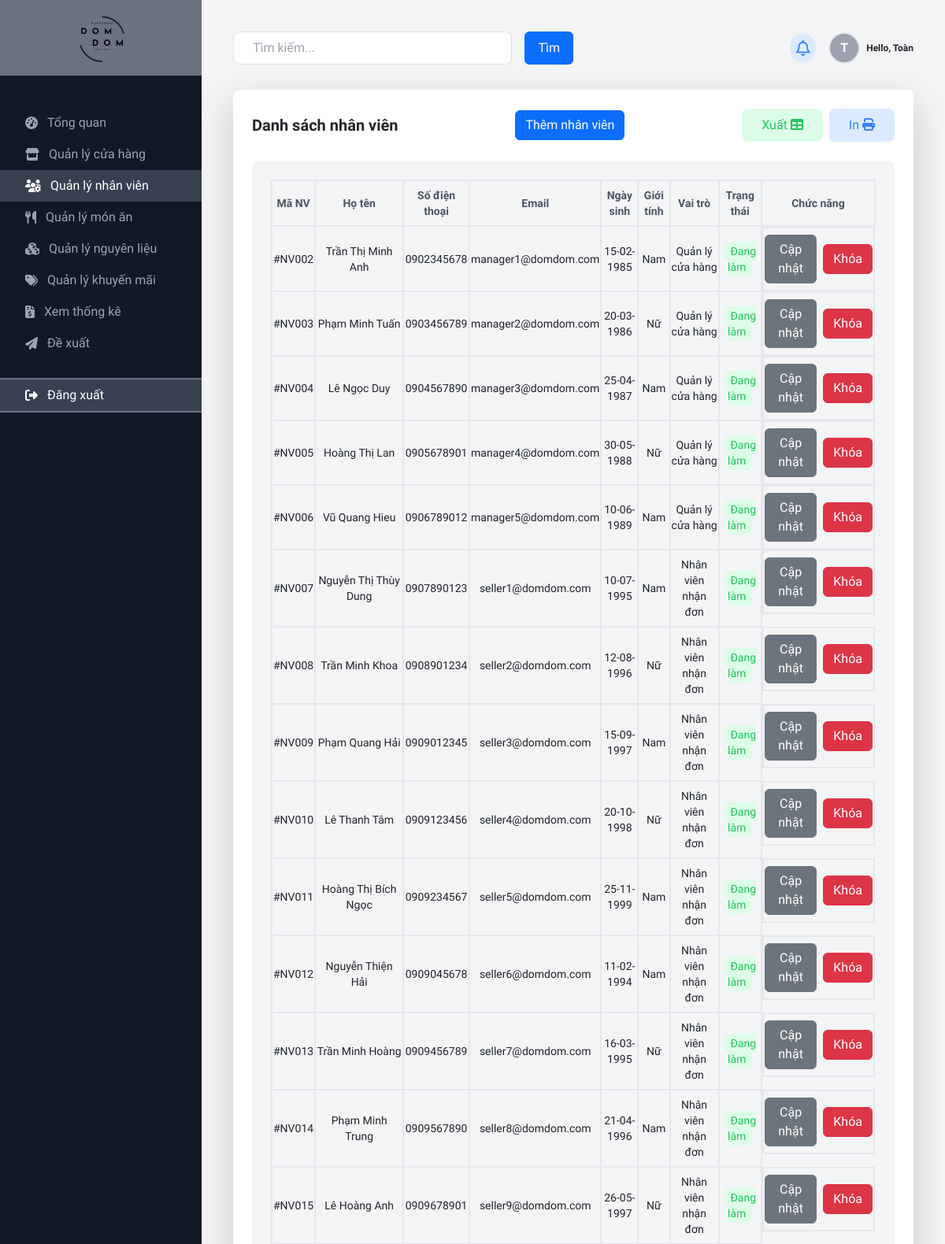
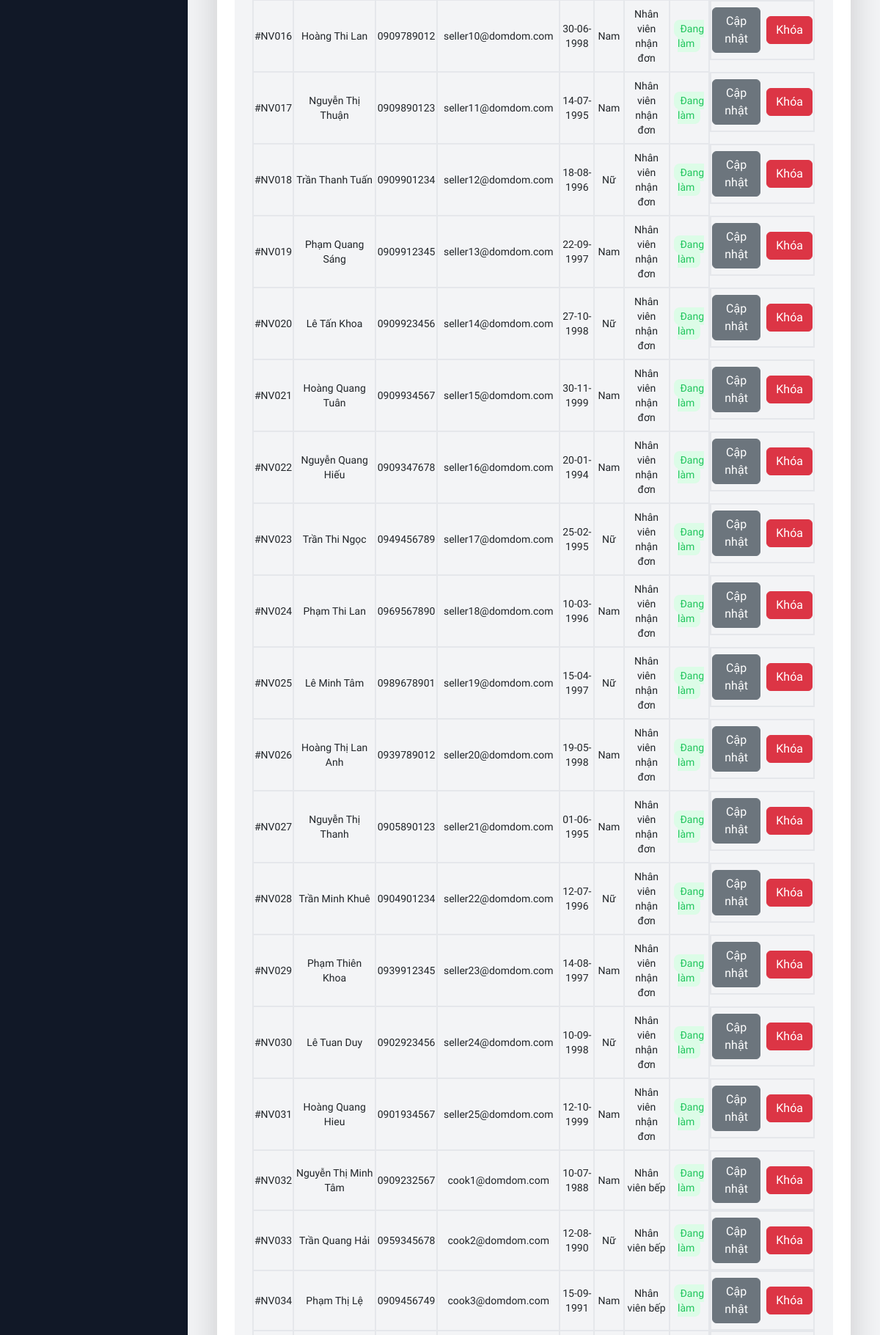
The page /view/page/admin/index.php?i=employee (signed in, upper part) on the database its author committed (2 pictures, top to bottom).
### tables this page shows
CREATE TABLE `user` (
  `userID` int(11) NOT NULL,
  `roleID` int(11) DEFAULT NULL,
  `userName` varchar(80) DEFAULT NULL,
  `email` varchar(50) DEFAULT NULL,
  `password` varchar(255) DEFAULT NULL,
  `dateBirth` date DEFAULT NULL,
  `sex` tinyint(1) DEFAULT NULL,
  `phoneNumber` varchar(20) DEFAULT NULL,
  `image` varchar(50) DEFAULT NULL,
  `storeID` int(11) NOT NULL,
  `status` int(11) DEFAULT 1
);

CREATE TABLE `role` (
  `roleID` int(11) NOT NULL,
  `roleName` varchar(50) DEFAULT NULL
);

### view/page/admin/employee/index.php (the view, shortened to what this page needs)
<div class="grid grid-cols-1 md:grid-cols-1 gap-6 mt-8">
    <div class="bg-white p-6 rounded-lg shadow-lg mb-6">
        <div class="flex justify-between items-center mb-4">
            <h2 class="text-xl font-semibold">
                Danh sách nhân viên
            </h2>
            <div class="flex items-center">
                <button type="submit" class="btn btn-primary" data-bs-toggle="modal" data-bs-target="#insertModal">Thêm nhân viên</button>
            </div>
            <div class="flex items-center">
                <button class="btn bg-green-100 text-green-500 py-2 px-4 rounded-lg mr-1 hover:bg-green-500 hover:text-white" id="export">Xuất <i class="fa-solid fa-table"></i></button>
                <button class="btn bg-blue-100 text-blue-500 py-2 px-4 rounded-lg ml-1 hover:bg-blue-500 hover:text-white" id="print">In <i class="fa-solid fa-print"></i></button>
            </div>
        </div>
        <div class="h-fit bg-gray-100 rounded-lg p-6">
            <form action="" method="POST">
                <table class="text-sm w-full text-center" id="table">
                    <thead>
                        <tr>
                            <th class="text-gray-600 border-2 py-2">Mã NV</th>
                            <th class="text-gray-600 border-2 py-2 w-28">Họ tên</th>
                            <th class="text-gray-600 border-2 py-2">Số điện thoại</th>
                            <th class="text-gray-600 border-2 py-2">Email</th>
                            <th class="text-gray-600 border-2 py-2">Ngày sinh</th>
                            <th class="text-gray-600 border-2 py-2">Giới tính</th>
                            <th class="text-gray-600 border-2 py-2">Vai trò</th>
                            <th class="text-gray-600 border-2 py-2">Trạng thái</th>
                            <th class="text-gray-600 border-2 py-2">Chức năng</th>
                        </tr>
                    </thead>
                    <tbody>
                        <?php
                        $sql = "SELECT * FROM `user` AS U JOIN `role` AS R ON U.roleID = R.roleID WHERE R.roleID IN (2, 3, 4)";
                        $result = $conn->query($sql);
                        while ($row = $result->fetch_assoc()) {
                                echo "
                                    <tr>
                                        <td class='py-2 border-2'>#NV0" . ($row["userID"] < 10 ? "0" . $row["userID"] : $row["userID"]) . "</td>
                                        <td class='py-2 border-2'>" . $row["userName"] . "</td>
                                        <td class='py-2 border-2'>" . $row["phoneNumber"] . "</td>
                                        <td class='py-2 border-2'>" . $row["email"] . "</td>
                                        <td class='py-2 border-2'>" . date("d-m-Y", strtotime($row["dateBirth"])) . "</td>
                                        <td class='py-2 border-2'>" . ($row["sex"] == 1 ? "Nam" : "Nữ") . "</td>
                                        <td class='py-2 border-2'>" . $row["roleName"] . "</td>
                                        <td class='py-2 border-2'><span class='bg-" . ($row["status"] == 1 ? "green" : "red") . "-100 text-" . ($row["status"] == 1 ? "green" : "red") . "-500 py-1 px-2 rounded-lg'>" . ($row["status"] == 1 ? "Đang làm" : "Đã nghỉ") . "</span></td>
                                        <td class='py-2 border-2 flex justify-center items-center'>
                                            <button class='btn btn-secondary mr-1' value='" . $row["userID"] . "' name='btncapnhat'>Cập nhật</button>
                                            <button class='btn btn-danger ml-1' name='btnkhoa' value='" . $row["status"] . "' onclick='this.form.userID.value=" . $row["userID"] . "'>" . ($row["status"] == 1 ? "Khóa" : "Mở") . "</button>
                                        </td>
                                    </tr>
                                    ";
                        }
                        ?>
                    </tbody>
                </table>
            </form>
        </div>
    </div>
</div>

### view/page/admin/index.php (shortened to what this page needs)
<html lang="en">
<head>
    <link href="../../css/all.css" rel="stylesheet" />
    <link href="../../css/bootstrap.min.css" rel="stylesheet">
    <script src="../../js/tailwindcss.js"></script>
</head>
<?php
$db = new Database();
$conn = $db->connect();
?>
<body class="bg-gray-900" style="scroll-behavior: smooth; font-family: 'Playwrite DE Grund', cursive;">
    <div class="flex flex-col md:flex-row" id="container">
        <div class=" w-full md:w-64" id="left">
            <div class="flex items-center justify-center h-20 w-full bg-gray-500 py-5">
                <a href="index.php">
                    <img src="../../../images/logo-nobg.png" alt="Logo" class="size-20">
                </a>
            </div>
            <nav class="mt-10">
                <a class="flex items-center py-2 px-8 text-gray-400 hover:bg-gray-700 hover:text-white adnav" id="admin" href="index.php">
                    <i class="fas fa-tachometer-alt mr-3"></i>Tổng quan
                </a>
                <a class="flex items-center py-2 px-8 text-gray-400 hover:bg-gray-700 hover:text-white adnav" id="store" href="index.php?i=store">
                    <i class="fa-solid fa-store mr-3"></i>Quản lý cửa hàng
                </a>
                <a class="flex items-center py-2 px-8 text-gray-400 hover:bg-gray-700 hover:text-white adnav" id="employee" href="index.php?i=employee">
                    <i class="fa-solid fa-users-gear mr-3"></i></i>Quản lý nhân viên
                </a>
                <a class="flex items-center py-2 px-8 text-gray-400 hover:bg-gray-700 hover:text-white adnav" id="dish" href="index.php?i=dish">
                    <i class="fa-solid fa-utensils mr-3"></i>Quản lý món ăn
                </a>
                <a class="flex items-center py-2 px-8 text-gray-400 hover:bg-gray-700 hover:text-white adnav" id="ingredient" href="index.php?i=ingredient">
                    <i class="fa-solid fa-cubes mr-3"></i>Quản lý nguyên liệu
                </a>
                <a class="flex items-center py-2 px-8 text-gray-400 hover:bg-gray-700 hover:text-white adnav" id="promotion" href="index.php?i=promotion">
                    <i class="fa-solid fa-tags mr-3"></i>Quản lý khuyến mãi
                </a>
                <a class="flex items-center py-2 px-8 text-gray-400 hover:bg-gray-700 hover:text-white adnav" id="revenue" href="index.php?i=revenue">
                    <i class="fa-solid fa-file-invoice-dollar mr-3"></i>Xem thống kê
                </a>
                <a class="flex items-center py-2 px-8 text-gray-400 hover:bg-gray-700 hover:text-white adnav" id="proposal" href="index.php?i=proposal">
                    <i class="fa-solid fa-paper-plane mr-3"></i>Đề xuất
                </a>
                <a href="#" onclick="logout()" class="flex items-center py-2 px-8 text-white border-y-2 bg-gray-700 border-gray-500 mt-4 hover:bg-gray-700 hover:text-white adnav">
                    <i class="fa-solid fa-right-from-bracket mr-3"></i>Đăng xuất
                </a>
            </nav>
        </div>
        <div class="bg-gray-100 flex-1 p-6 pb-2 md:p-10" id="right">
            <div class="flex justify-between items-center mb-6 hover:cursor-pointer">
                <div class="relative w-1/2 flex">
                    <input class="w-full py-2 px-4 mr-2 rounded-lg border border-gray-300" placeholder="Tìm kiếm..." type="text" />
                    <button type="submit" class="btn btn-primary ml-2 px-3">Tìm</button>
                </div>
                <div class="flex items-center hover:cursor-pointer">
                    <div class="ml-4 bg-blue-100 text-blue-500 p-2 rounded-full text-xl hover:bg-red-500 hover:text-white">
                        <i class="fa-regular fa-bell"></i>
                    </div>
                    <div class="ml-4 flex items-center relative user-container">
                        <div class="rounded-full mr-1 border-solid bg-gray-400 text-white font-bold border-2 w-10 h-10 flex justify-center items-center">
                            <?php
                            $userName = $_SESSION["user"][0];
                            $sql = "SELECT userID, userName FROM user WHERE userName = '$userName'";
                            $result = $conn->query($sql);
                            $row = $result->fetch_assoc();
                            $fullName = $row["userName"];
                            $name = end(explode(" ", $fullName));
                            $firstLetter = substr($name, 0, 1);
                            echo $firstLetter;
                            ?>
                        </div>
                        <span class="text-xs font-bold ml-1"> Hello,
                            <?php
                            echo $name;
                            ?>
                        </span>
                    </div>
                </div>
            </div>
            <?php
            $i = "";
            if (isset($_REQUEST["i"])) {
                $i = $_REQUEST["i"];
            } else {
                $i = "home";
            }
            if ($i != "home") {
                require("" . $_REQUEST["i"] . "/index.php");
            } else {
                require("home/index.php");
            }
            ?>
        </div>
    </div>
</body>
</html>

### view/page/admin/index.php (style rules this page uses)
.activeAd { background-color: rgb(55 65 81); color: #FFF !important; }

### rows shown on the page
user: userName "T", userName "Toàn"
user: userID "2", userName "Trần Thị Minh Anh", phoneNumber "0902345678", email "manager1@domdom.com", dateBirth "15-02-1985", sex "Nam", roleID.roleName "Quản lý cửa hàng", status "Đang làm"
user: userID "3", userName "Phạm Minh Tuấn", phoneNumber "0903456789", email "manager2@domdom.com", dateBirth "20-03-1986", sex "Nữ", roleID.roleName "Quản lý cửa hàng", status "Đang làm"
user: userID "4", userName "Lê Ngọc Duy", phoneNumber "0904567890", email "manager3@domdom.com", dateBirth "25-04-1987", sex "Nam", roleID.roleName "Quản lý cửa hàng", status "Đang làm"
user: userID "5", userName "Hoàng Thị Lan", phoneNumber "0905678901", email "manager4@domdom.com", dateBirth "30-05-1988", sex "Nữ", roleID.roleName "Quản lý cửa hàng", status "Đang làm"
user: userID "6", userName "Vũ Quang Hieu", phoneNumber "0906789012", email "manager5@domdom.com", dateBirth "10-06-1989", sex "Nam", roleID.roleName "Quản lý cửa hàng", status "Đang làm"
user: userID "7", userName "Nguyễn Thị Thùy Dung", phoneNumber "0907890123", email "seller1@domdom.com", dateBirth "10-07-1995", sex "Nam", roleID.roleName "Nhân viên nhận đơn", status "Đang làm"
user: userID "8", userName "Trần Minh Khoa", phoneNumber "0908901234", email "seller2@domdom.com", dateBirth "12-08-1996", sex "Nữ", roleID.roleName "Nhân viên nhận đơn", status "Đang làm"
user: userID "9", userName "Phạm Quang Hải", phoneNumber "0909012345", email "seller3@domdom.com", dateBirth "15-09-1997", sex "Nam", roleID.roleName "Nhân viên nhận đơn", status "Đang làm"
user: userID "10", userName "Lê Thanh Tâm", phoneNumber "0909123456", email "seller4@domdom.com", dateBirth "20-10-1998", sex "Nữ", roleID.roleName "Nhân viên nhận đơn", status "Đang làm"
user: userID "11", userName "Hoàng Thị Bích Ngọc", phoneNumber "0909234567", email "seller5@domdom.com", dateBirth "25-11-1999", sex "Nam", roleID.roleName "Nhân viên nhận đơn", status "Đang làm"
user: userID "12", userName "Nguyễn Thiện Hải", phoneNumber "0909045678", email "seller6@domdom.com", dateBirth "11-02-1994", sex "Nam", roleID.roleName "Nhân viên nhận đơn", status "Đang làm"
user: userID "13", userName "Trần Minh Hoàng", phoneNumber "0909456789", email "seller7@domdom.com", dateBirth "16-03-1995", sex "Nữ", roleID.roleName "Nhân viên nhận đơn", status "Đang làm"
user: userID "14", userName "Phạm Minh Trung", phoneNumber "0909567890", email "seller8@domdom.com", dateBirth "21-04-1996", sex "Nam", roleID.roleName "Nhân viên nhận đơn", status "Đang làm"
user: userID "15", userName "Lê Hoàng Anh", phoneNumber "0909678901", email "seller9@domdom.com", dateBirth "26-05-1997", sex "Nữ", roleID.roleName "Nhân viên nhận đơn", status "Đang làm"
user: userID "16", userName "Hoàng Thi Lan", phoneNumber "0909789012", email "seller10@domdom.com", dateBirth "30-06-1998", sex "Nam", roleID.roleName "Nhân viên nhận đơn", status "Đang làm"
user: userID "17", userName "Nguyễn Thị Thuận", phoneNumber "0909890123", email "seller11@domdom.com", dateBirth "14-07-1995", sex "Nam", roleID.roleName "Nhân viên nhận đơn", status "Đang làm"
user: userID "18", userName "Trần Thanh Tuấn", phoneNumber "0909901234", email "seller12@domdom.com", dateBirth "18-08-1996", sex "Nữ", roleID.roleName "Nhân viên nhận đơn", status "Đang làm"
user: userID "19", userName "Phạm Quang Sáng", phoneNumber "0909912345", email "seller13@domdom.com", dateBirth "22-09-1997", sex "Nam", roleID.roleName "Nhân viên nhận đơn", status "Đang làm"
user: userID "20", userName "Lê Tấn Khoa", phoneNumber "0909923456", email "seller14@domdom.com", dateBirth "27-10-1998", sex "Nữ", roleID.roleName "Nhân viên nhận đơn", status "Đang làm"
user: userID "21", userName "Hoàng Quang Tuân", phoneNumber "0909934567", email "seller15@domdom.com", dateBirth "30-11-1999", sex "Nam", roleID.roleName "Nhân viên nhận đơn", status "Đang làm"
user: userID "22", userName "Nguyễn Quang Hiếu", phoneNumber "0909347678", email "seller16@domdom.com", dateBirth "20-01-1994", sex "Nam", roleID.roleName "Nhân viên nhận đơn", status "Đang làm"
user: userID "23", userName "Trần Thi Ngọc", phoneNumber "0949456789", email "seller17@domdom.com", dateBirth "25-02-1995", sex "Nữ", roleID.roleName "Nhân viên nhận đơn", status "Đang làm"
user: userID "24", userName "Phạm Thi Lan", phoneNumber "0969567890", email "seller18@domdom.com", dateBirth "10-03-1996", sex "Nam", roleID.roleName "Nhân viên nhận đơn", status "Đang làm"
user: userID "25", userName "Lê Minh Tâm", phoneNumber "0989678901", email "seller19@domdom.com", dateBirth "15-04-1997", sex "Nữ", roleID.roleName "Nhân viên nhận đơn", status "Đang làm"
user: userID "26", userName "Hoàng Thị Lan Anh", phoneNumber "0939789012", email "seller20@domdom.com", dateBirth "19-05-1998", sex "Nam", roleID.roleName "Nhân viên nhận đơn", status "Đang làm"
user: userID "27", userName "Nguyễn Thị Thanh", phoneNumber "0905890123", email "seller21@domdom.com", dateBirth "01-06-1995", sex "Nam", roleID.roleName "Nhân viên nhận đơn", status "Đang làm"
user: userID "28", userName "Trần Minh Khuê", phoneNumber "0904901234", email "seller22@domdom.com", dateBirth "12-07-1996", sex "Nữ", roleID.roleName "Nhân viên nhận đơn", status "Đang làm"
user: userID "29", userName "Phạm Thiên Khoa", phoneNumber "0939912345", email "seller23@domdom.com", dateBirth "14-08-1997", sex "Nam", roleID.roleName "Nhân viên nhận đơn", status "Đang làm"
user: userID "30", userName "Lê Tuan Duy", phoneNumber "0902923456", email "seller24@domdom.com", dateBirth "10-09-1998", sex "Nữ", roleID.roleName "Nhân viên nhận đơn", status "Đang làm"
user: userID "31", userName "Hoàng Quang Hieu", phoneNumber "0901934567", email "seller25@domdom.com", dateBirth "12-10-1999", sex "Nam", roleID.roleName "Nhân viên nhận đơn", status "Đang làm"
user: userID "32", userName "Nguyễn Thị Minh Tâm", phoneNumber "0909232567", email "cook1@domdom.com", dateBirth "10-07-1988", sex "Nam", roleID.roleName "Nhân viên bếp", status "Đang làm"
user: userID "33", userName "Trần Quang Hải", phoneNumber "0959345678", email "cook2@domdom.com", dateBirth "12-08-1990", sex "Nữ", roleID.roleName "Nhân viên bếp", status "Đang làm"
user: userID "34", userName "Phạm Thị Lệ", phoneNumber "0909456749", email "cook3@domdom.com", dateBirth "15-09-1991", sex "Nam", roleID.roleName "Nhân viên bếp", status "Đang làm"
